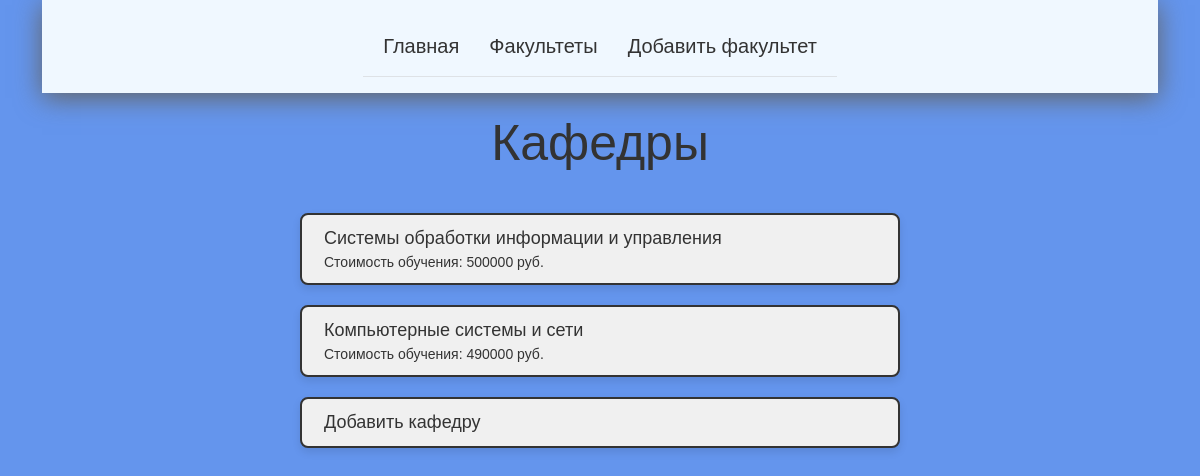
/faculties/departments/id=1, run on an earlier commit of the app's database.
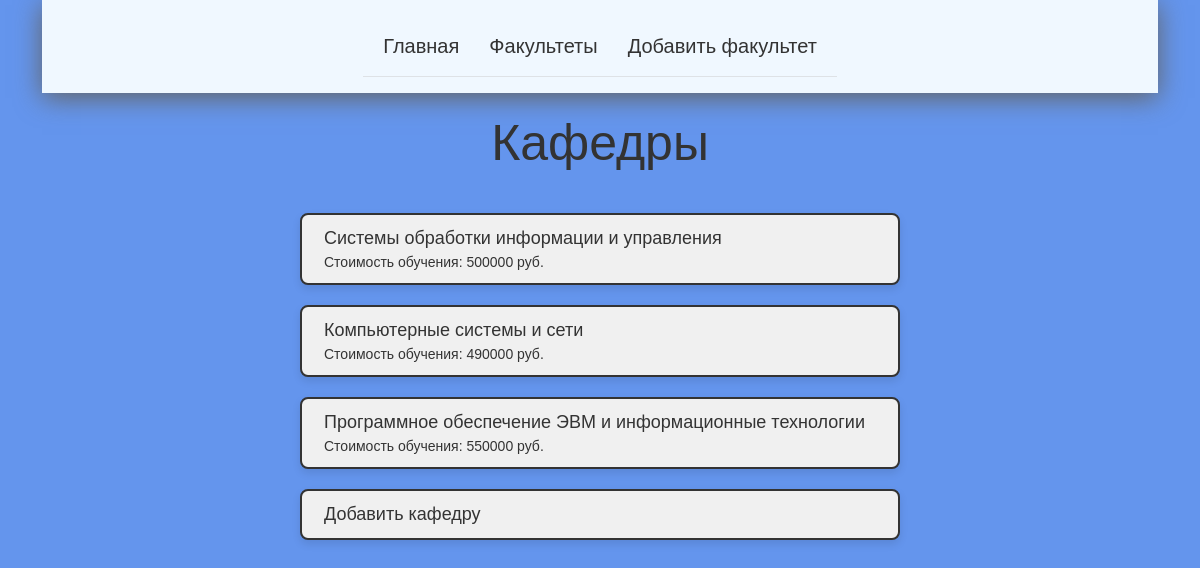
And on a later commit of the database.
### app.py (models this page shows)
class Department(db.Model):
    id = db.Column(db.Integer, primary_key=True)
    departmentName = db.Column(db.String(100), nullable=False)
    tuitionFee = db.Column(db.Integer, default=0)
    faculty_id = db.Column(db.Integer, db.ForeignKey('faculty.id'))

### app.py (the view)
@app.route("/faculties/departments/id=<int:faculty_id>")
def departments(faculty_id):
    departments = Department.query.filter_by(faculty_id=faculty_id)
    return render_template('departments.html', departments=departments, faculty_id=faculty_id)

### templates/departments.html (shortened to what this page needs)
{% extends 'base.html' %}
{% block contentTitle %}
Кафедры
{% endblock %}
{% block content %}
{% for department in departments %}
<div class="row">
    <div class="rowMainLabel">{{ department.departmentName }}</div>
    <div class="rowSecondaryLabel">Стоимость обучения: {{ department.tuitionFee }} руб.</div>
</div>
{% endfor %}
<div class="row">
    <a href="/faculty_id={{ faculty_id }}/create_department" class="rowMainLabelRef">Добавить кафедру</a>
</div>
{% endblock %}

### templates/base.html (shortened to what this page needs)
<!DOCTYPE html>
<html lang="en">
<head>
    <link href="https://cdn.jsdelivr.net/npm/bootstrap@5.3.8/dist/css/bootstrap.min.css" rel="stylesheet">
    <link rel="stylesheet" href="{{ url_for('static', filename='css/main.css') }}">
</head>
<body>
    <div class="container">
        <header class="d-flex justify-content-center py-3">
            <ul class="nav-pills">
                <li class="nav-item"><a href="{{ url_for('main_page') }}" class="nav-link">Главная</a></li>
                <li class="nav-item"><a href="{{ url_for('faculties') }}" class="nav-link">Факультеты</a></li>
                <li class="nav-item"><a href="{{ url_for('create_faculty') }}" class="nav-link">Добавить факультет</a></li>
            </ul>
        </header>
        <h1>{% block contentTitle %}{% endblock %}</h1>
        {% block content %}{% endblock %}
    </div>
</body>
</html>

### static/css/main.css (style rules this page uses)
header { position: sticky; top: 0; padding: 10px; background-color:aliceblue; box-shadow: 0 5px 25px rgb(100, 100, 100); }
.nav-pills { display: flex; list-style: none; margin: 0; gap: 30px; padding: 15px 20px; border-bottom: 1px solid #dee2e6; }
.nav-link { font-family: Arial, sans-serif; font-size: 20px; color: #333; text-align: left; text-decoration: none; }
body { background-color: cornflowerblue; }
h1 { font-family: Arial, sans-serif; font-size: 50px; color: #333; text-align: center; padding: 20px; }
.row { width: 600px; background-color: #f0f0f0; border: 2px solid #333; border-radius: 8px; display: flex; align-items: center; margin: 20px auto; padding: 10px; box-shadow: 0 4px 8px rgba(0,0,0,0.1); }
.row .rowMainLabelRef { font-family: Arial, sans-serif; font-size: 18px; color: #333; text-align: left; text-decoration: none; }
.row .rowMainLabel { font-family: Arial, sans-serif; font-size: 18px; color: #333; text-align: left; text-decoration: none; }
.row .rowSecondaryLabel { font-family: Arial, sans-serif; font-size: 14px; color: #333; text-align: left; }

What changed in the data, as far as the page shows it:
added Department: departmentName "Программное обеспечение ЭВМ и информационные технологии", tuitionFee "550000"
